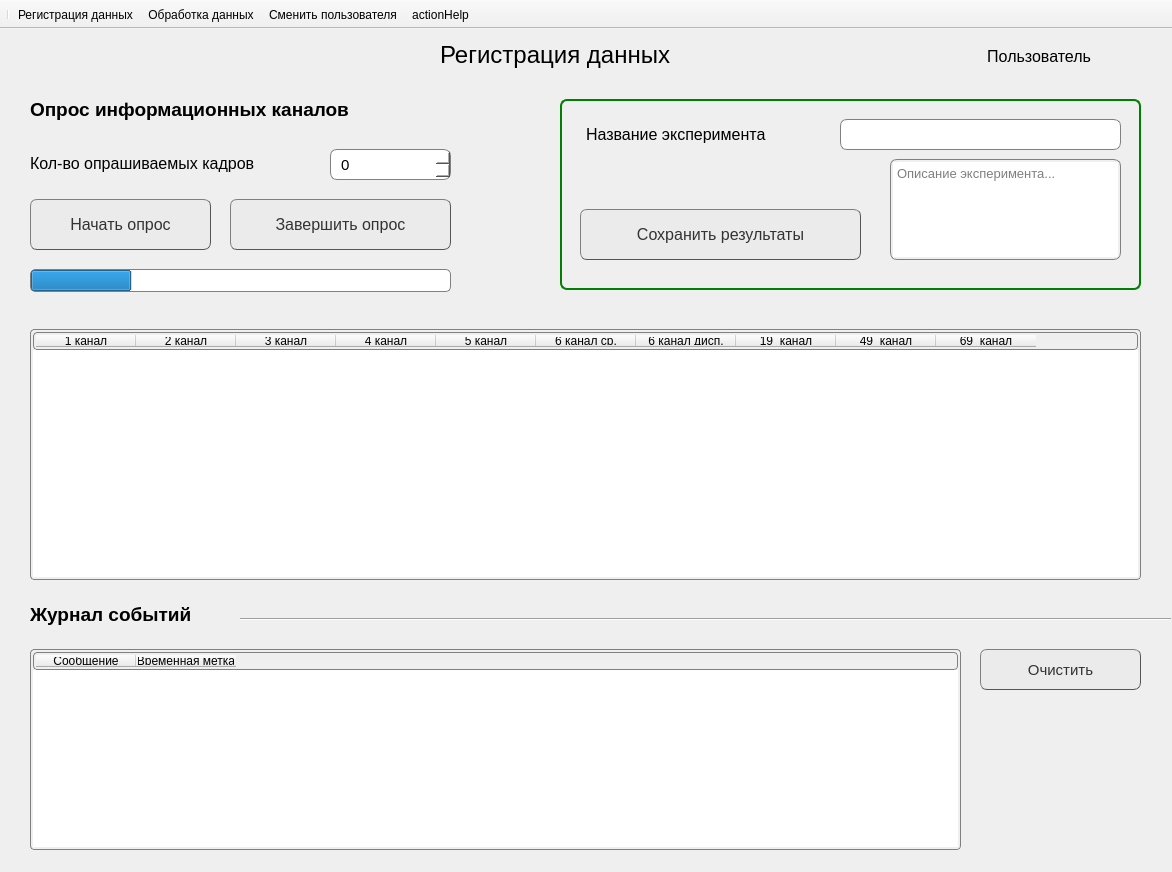
<?xml version="1.0" encoding="UTF-8"?>
<ui version="4.0">
 <class>MainWindow</class>
 <widget class="QMainWindow" name="MainWindow">
  <property name="geometry">
   <rect>
    <x>0</x>
    <y>0</y>
    <width>1172</width>
    <height>872</height>
   </rect>
  </property>
  <property name="sizePolicy">
   <sizepolicy hsizetype="Preferred" vsizetype="Preferred">
    <horstretch>0</horstretch>
    <verstretch>0</verstretch>
   </sizepolicy>
  </property>
  <property name="minimumSize">
   <size>
    <width>1172</width>
    <height>872</height>
   </size>
  </property>
  <property name="maximumSize">
   <size>
    <width>1172</width>
    <height>872</height>
   </size>
  </property>
  <property name="font">
   <font>
    <pointsize>9</pointsize>
   </font>
  </property>
  <property name="windowTitle">
   <string>MainWindow</string>
  </property>
  <property name="autoFillBackground">
   <bool>false</bool>
  </property>
  <property name="styleSheet">
   <string notr="true"/>
  </property>
  <property name="documentMode">
   <bool>false</bool>
  </property>
  <property name="dockNestingEnabled">
   <bool>false</bool>
  </property>
  <widget class="QWidget" name="centralwidget">
   <widget class="QLabel" name="labelName">
    <property name="geometry">
     <rect>
      <x>800</x>
      <y>12</y>
      <width>291</width>
      <height>31</height>
     </rect>
    </property>
    <property name="font">
     <font>
      <pointsize>12</pointsize>
     </font>
    </property>
    <property name="layoutDirection">
     <enum>Qt::LeftToRight</enum>
    </property>
    <property name="text">
     <string>Пользователь</string>
    </property>
    <property name="alignment">
     <set>Qt::AlignRight|Qt::AlignTrailing|Qt::AlignVCenter</set>
    </property>
    <property name="wordWrap">
     <bool>false</bool>
    </property>
   </widget>
   <widget class="QLabel" name="userIcon">
    <property name="geometry">
     <rect>
      <x>1100</x>
      <y>6</y>
      <width>51</width>
      <height>41</height>
     </rect>
    </property>
    <property name="text">
     <string/>
    </property>
    <property name="pixmap">
     <pixmap>../icons/userIcon.png</pixmap>
    </property>
   </widget>
   <widget class="QLabel" name="labelWindow">
    <property name="geometry">
     <rect>
      <x>440</x>
      <y>10</y>
      <width>291</width>
      <height>31</height>
     </rect>
    </property>
    <property name="font">
     <font>
      <pointsize>18</pointsize>
      <weight>50</weight>
      <bold>false</bold>
     </font>
    </property>
    <property name="text">
     <string>Регистрация данных</string>
    </property>
    <property name="textFormat">
     <enum>Qt::AutoText</enum>
    </property>
   </widget>
   <widget class="QLabel" name="label">
    <property name="geometry">
     <rect>
      <x>30</x>
      <y>565</y>
      <width>211</width>
      <height>41</height>
     </rect>
    </property>
    <property name="font">
     <font>
      <pointsize>14</pointsize>
      <weight>75</weight>
      <bold>true</bold>
     </font>
    </property>
    <property name="text">
     <string>Журнал событий</string>
    </property>
   </widget>
   <widget class="QTableWidget" name="tableLogs">
    <property name="geometry">
     <rect>
      <x>30</x>
      <y>620</y>
      <width>931</width>
      <height>201</height>
     </rect>
    </property>
    <property name="sizePolicy">
     <sizepolicy hsizetype="Fixed" vsizetype="Preferred">
      <horstretch>10</horstretch>
      <verstretch>0</verstretch>
     </sizepolicy>
    </property>
    <property name="styleSheet">
     <string notr="true">QFrame {
    border: 1px solid gray;
    border-radius: 4px;
    padding: 2px;
}</string>
    </property>
    <property name="editTriggers">
     <set>QAbstractItemView::NoEditTriggers</set>
    </property>
    <property name="tabKeyNavigation">
     <bool>true</bool>
    </property>
    <property name="showDropIndicator" stdset="0">
     <bool>true</bool>
    </property>
    <property name="alternatingRowColors">
     <bool>true</bool>
    </property>
    <property name="wordWrap">
     <bool>true</bool>
    </property>
    <property name="cornerButtonEnabled">
     <bool>true</bool>
    </property>
    <attribute name="horizontalHeaderVisible">
     <bool>true</bool>
    </attribute>
    <attribute name="horizontalHeaderCascadingSectionResizes">
     <bool>false</bool>
    </attribute>
    <attribute name="horizontalHeaderHighlightSections">
     <bool>true</bool>
    </attribute>
    <attribute name="verticalHeaderVisible">
     <bool>false</bool>
    </attribute>
    <attribute name="verticalHeaderShowSortIndicator" stdset="0">
     <bool>false</bool>
    </attribute>
    <column>
     <property name="text">
      <string>Сообщение</string>
     </property>
    </column>
    <column>
     <property name="text">
      <string>Временная метка</string>
     </property>
    </column>
   </widget>
   <widget class="QProgressBar" name="progressBar">
    <property name="geometry">
     <rect>
      <x>30</x>
      <y>240</y>
      <width>421</width>
      <height>23</height>
     </rect>
    </property>
    <property name="styleSheet">
     <string notr="true">QProgressBar {
    border: 1px solid grey;
    border-radius: 5px;
}</string>
    </property>
    <property name="value">
     <number>24</number>
    </property>
    <property name="textVisible">
     <bool>false</bool>
    </property>
    <property name="invertedAppearance">
     <bool>false</bool>
    </property>
   </widget>
   <widget class="QPushButton" name="pushButtonClearLogs">
    <property name="geometry">
     <rect>
      <x>980</x>
      <y>620</y>
      <width>161</width>
      <height>41</height>
     </rect>
    </property>
    <property name="font">
     <font>
      <pointsize>11</pointsize>
     </font>
    </property>
    <property name="styleSheet">
     <string notr="true">QPushButton {
    color: #333;
    border: 1px solid #555;
    border-radius: 7px;
    border-style: outset;
    background: rgb(235, 235, 235);
    padding: 5px;
    }
QPushButton:hover {
    background: qradialgradient(
        cx: 0.3, cy: -0.4, fx: 0.3, fy: -0.4,
        radius: 1.35, stop: 0 #fff, stop: 1 #ccc
        );
    }
QPushButton:pressed {
    border-style: inset;
    background: qradialgradient(
        cx: 0.4, cy: -0.1, fx: 0.4, fy: -0.1,
        radius: 1.35, stop: 0 #fff, stop: 1 #ddd
        );
    }</string>
    </property>
    <property name="text">
     <string>Очистить</string>
    </property>
    <property name="icon">
     <iconset>
      <normaloff>../icons/delete.png</normaloff>../icons/delete.png</iconset>
    </property>
    <property name="iconSize">
     <size>
      <width>32</width>
      <height>32</height>
     </size>
    </property>
   </widget>
   <widget class="QLabel" name="label_2">
    <property name="geometry">
     <rect>
      <x>30</x>
      <y>60</y>
      <width>411</width>
      <height>41</height>
     </rect>
    </property>
    <property name="font">
     <font>
      <pointsize>14</pointsize>
      <weight>75</weight>
      <bold>true</bold>
     </font>
    </property>
    <property name="text">
     <string>Опрос информационных каналов</string>
    </property>
   </widget>
   <widget class="QSpinBox" name="spinBox">
    <property name="geometry">
     <rect>
      <x>330</x>
      <y>120</y>
      <width>121</width>
      <height>31</height>
     </rect>
    </property>
    <property name="font">
     <font>
      <pointsize>11</pointsize>
     </font>
    </property>
    <property name="styleSheet">
     <string notr="true">QSpinBox {
    border: 1px solid gray;
    border-radius: 7px;
    padding: 0 8px;
    background: white;
}

QSpinBox:read-only {
    background: lightblue;
}</string>
    </property>
    <property name="buttonSymbols">
     <enum>QAbstractSpinBox::UpDownArrows</enum>
    </property>
    <property name="accelerated">
     <bool>false</bool>
    </property>
    <property name="maximum">
     <number>99999</number>
    </property>
   </widget>
   <widget class="QLabel" name="labelChanels">
    <property name="geometry">
     <rect>
      <x>30</x>
      <y>119</y>
      <width>281</width>
      <height>31</height>
     </rect>
    </property>
    <property name="font">
     <font>
      <pointsize>12</pointsize>
     </font>
    </property>
    <property name="layoutDirection">
     <enum>Qt::LeftToRight</enum>
    </property>
    <property name="text">
     <string>Кол-во опрашиваемых кадров</string>
    </property>
    <property name="alignment">
     <set>Qt::AlignLeading|Qt::AlignLeft|Qt::AlignVCenter</set>
    </property>
    <property name="wordWrap">
     <bool>false</bool>
    </property>
   </widget>
   <widget class="QPushButton" name="pushButtonStart">
    <property name="geometry">
     <rect>
      <x>30</x>
      <y>170</y>
      <width>181</width>
      <height>51</height>
     </rect>
    </property>
    <property name="font">
     <font>
      <pointsize>12</pointsize>
     </font>
    </property>
    <property name="styleSheet">
     <string notr="true">QPushButton {
    color: #333;
    border: 1px solid #555;
    border-radius: 7px;
    border-style: outset;
    background: rgb(235, 235, 235);
    padding: 5px;
    }
QPushButton:hover {
    background: qradialgradient(
        cx: 0.3, cy: -0.4, fx: 0.3, fy: -0.4,
        radius: 1.35, stop: 0 #fff, stop: 1 #ccc
        );
    }
QPushButton:pressed {
    border-style: inset;
    background: qradialgradient(
        cx: 0.4, cy: -0.1, fx: 0.4, fy: -0.1,
        radius: 1.35, stop: 0 #fff, stop: 1 #ddd
        );
    }</string>
    </property>
    <property name="text">
     <string>Начать опрос</string>
    </property>
    <property name="icon">
     <iconset>
      <normaloff>../icons/play.png</normaloff>../icons/play.png</iconset>
    </property>
    <property name="iconSize">
     <size>
      <width>30</width>
      <height>30</height>
     </size>
    </property>
   </widget>
   <widget class="QPushButton" name="pushButtonStop">
    <property name="geometry">
     <rect>
      <x>230</x>
      <y>170</y>
      <width>221</width>
      <height>51</height>
     </rect>
    </property>
    <property name="font">
     <font>
      <pointsize>12</pointsize>
     </font>
    </property>
    <property name="styleSheet">
     <string notr="true">QPushButton {
    color: #333;
    border: 1px solid #555;
    border-radius: 7px;
    border-style: outset;
    background: rgb(235, 235, 235);
    padding: 5px;
    }
QPushButton:hover {
    background: qradialgradient(
        cx: 0.3, cy: -0.4, fx: 0.3, fy: -0.4,
        radius: 1.35, stop: 0 #fff, stop: 1 #ccc
        );
    }
QPushButton:pressed {
    border-style: inset;
    background: qradialgradient(
        cx: 0.4, cy: -0.1, fx: 0.4, fy: -0.1,
        radius: 1.35, stop: 0 #fff, stop: 1 #ddd
        );
    }</string>
    </property>
    <property name="text">
     <string>Завершить опрос</string>
    </property>
    <property name="icon">
     <iconset>
      <normaloff>../icons/stop.png</normaloff>../icons/stop.png</iconset>
    </property>
    <property name="iconSize">
     <size>
      <width>30</width>
      <height>30</height>
     </size>
    </property>
   </widget>
   <widget class="QFrame" name="frame">
    <property name="geometry">
     <rect>
      <x>560</x>
      <y>70</y>
      <width>581</width>
      <height>191</height>
     </rect>
    </property>
    <property name="styleSheet">
     <string notr="true">QFrame{
    border: 2px solid green;
    border-radius: 7px;
    padding: 2px;
}</string>
    </property>
    <property name="frameShape">
     <enum>QFrame::StyledPanel</enum>
    </property>
    <property name="frameShadow">
     <enum>QFrame::Plain</enum>
    </property>
    <property name="midLineWidth">
     <number>0</number>
    </property>
    <widget class="QTextEdit" name="textEdit">
     <property name="geometry">
      <rect>
       <x>330</x>
       <y>60</y>
       <width>231</width>
       <height>101</height>
      </rect>
     </property>
     <property name="font">
      <font>
       <pointsize>10</pointsize>
      </font>
     </property>
     <property name="styleSheet">
      <string notr="true">border: 1px solid gray;
border-radius: 7px;</string>
     </property>
     <property name="placeholderText">
      <string>Описание эксперимента...</string>
     </property>
    </widget>
    <widget class="QPushButton" name="pushButtonSaveResults">
     <property name="geometry">
      <rect>
       <x>20</x>
       <y>110</y>
       <width>281</width>
       <height>51</height>
      </rect>
     </property>
     <property name="font">
      <font>
       <pointsize>12</pointsize>
      </font>
     </property>
     <property name="styleSheet">
      <string notr="true">QPushButton {
    color: #333;
    border: 1px solid #555;
    border-radius: 7px;
    border-style: outset;
    background: rgb(235, 235, 235);
    padding: 5px;
    }
QPushButton:hover {
    background: qradialgradient(
        cx: 0.3, cy: -0.4, fx: 0.3, fy: -0.4,
        radius: 1.35, stop: 0 #fff, stop: 1 #ccc
        );
    }
QPushButton:pressed {
    border-style: inset;
    background: qradialgradient(
        cx: 0.4, cy: -0.1, fx: 0.4, fy: -0.1,
        radius: 1.35, stop: 0 #fff, stop: 1 #ddd
        );
    }</string>
     </property>
     <property name="text">
      <string>Сохранить результаты</string>
     </property>
     <property name="icon">
      <iconset>
       <normaloff>../icons/save.png</normaloff>../icons/save.png</iconset>
     </property>
     <property name="iconSize">
      <size>
       <width>36</width>
       <height>36</height>
      </size>
     </property>
    </widget>
    <widget class="QLineEdit" name="lineEditNameOfExp">
     <property name="geometry">
      <rect>
       <x>280</x>
       <y>20</y>
       <width>281</width>
       <height>31</height>
      </rect>
     </property>
     <property name="font">
      <font>
       <pointsize>12</pointsize>
      </font>
     </property>
     <property name="styleSheet">
      <string notr="true">border: 1px solid gray;
border-radius: 7px;</string>
     </property>
    </widget>
    <widget class="QLabel" name="labelNameOfExperement">
     <property name="geometry">
      <rect>
       <x>20</x>
       <y>20</y>
       <width>251</width>
       <height>31</height>
      </rect>
     </property>
     <property name="font">
      <font>
       <pointsize>12</pointsize>
      </font>
     </property>
     <property name="styleSheet">
      <string notr="true">border: 0px solid #555;</string>
     </property>
     <property name="text">
      <string>Название эксперимента</string>
     </property>
    </widget>
   </widget>
   <widget class="QTableWidget" name="tableWidget">
    <property name="geometry">
     <rect>
      <x>30</x>
      <y>300</y>
      <width>1111</width>
      <height>251</height>
     </rect>
    </property>
    <property name="mouseTracking">
     <bool>false</bool>
    </property>
    <property name="tabletTracking">
     <bool>false</bool>
    </property>
    <property name="styleSheet">
     <string notr="true">QFrame {
    border: 1px solid gray;
    border-radius: 4px;
    padding: 2px;
}</string>
    </property>
    <property name="frameShape">
     <enum>QFrame::StyledPanel</enum>
    </property>
    <property name="dragEnabled">
     <bool>true</bool>
    </property>
    <property name="dragDropMode">
     <enum>QAbstractItemView::DragOnly</enum>
    </property>
    <property name="selectionMode">
     <enum>QAbstractItemView::ExtendedSelection</enum>
    </property>
    <attribute name="horizontalHeaderCascadingSectionResizes">
     <bool>false</bool>
    </attribute>
    <attribute name="horizontalHeaderShowSortIndicator" stdset="0">
     <bool>false</bool>
    </attribute>
    <attribute name="verticalHeaderVisible">
     <bool>true</bool>
    </attribute>
    <attribute name="verticalHeaderCascadingSectionResizes">
     <bool>true</bool>
    </attribute>
    <attribute name="verticalHeaderHighlightSections">
     <bool>true</bool>
    </attribute>
    <column>
     <property name="text">
      <string>1 канал</string>
     </property>
    </column>
    <column>
     <property name="text">
      <string>2 канал</string>
     </property>
    </column>
    <column>
     <property name="text">
      <string>3 канал</string>
     </property>
    </column>
    <column>
     <property name="text">
      <string>4 канал</string>
     </property>
    </column>
    <column>
     <property name="text">
      <string>5 канал</string>
     </property>
    </column>
    <column>
     <property name="text">
      <string>6 канал ср.</string>
     </property>
    </column>
    <column>
     <property name="text">
      <string>6 канал дисп.</string>
     </property>
    </column>
    <column>
     <property name="text">
      <string>19  канал</string>
     </property>
    </column>
    <column>
     <property name="text">
      <string>49  канал</string>
     </property>
    </column>
    <column>
     <property name="text">
      <string>69  канал</string>
     </property>
    </column>
   </widget>
   <widget class="Line" name="line_2">
    <property name="geometry">
     <rect>
      <x>240</x>
      <y>580</y>
      <width>931</width>
      <height>20</height>
     </rect>
    </property>
    <property name="orientation">
     <enum>Qt::Horizontal</enum>
    </property>
   </widget>
  </widget>
  <widget class="QToolBar" name="toolBar">
   <property name="windowTitle">
    <string>toolBar</string>
   </property>
   <property name="styleSheet">
    <string notr="true"/>
   </property>
   <property name="movable">
    <bool>false</bool>
   </property>
   <attribute name="toolBarArea">
    <enum>TopToolBarArea</enum>
   </attribute>
   <attribute name="toolBarBreak">
    <bool>false</bool>
   </attribute>
   <addaction name="separator"/>
   <addaction name="dataRegisterWindow"/>
   <addaction name="actionProcessingWindow"/>
   <addaction name="actionLogout"/>
   <addaction name="actionactionHelp"/>
  </widget>
  <action name="dataRegisterWindow">
   <property name="text">
    <string>Регистрация данных</string>
   </property>
   <property name="shortcut">
    <string>Ctrl+1</string>
   </property>
   <property name="iconVisibleInMenu">
    <bool>true</bool>
   </property>
   <property name="shortcutVisibleInContextMenu">
    <bool>true</bool>
   </property>
  </action>
  <action name="actionProcessingWindow">
   <property name="text">
    <string>Обработка данных</string>
   </property>
   <property name="shortcut">
    <string>Ctrl+2</string>
   </property>
  </action>
  <action name="actionLogout">
   <property name="text">
    <string>Сменить пользователя</string>
   </property>
  </action>
  <action name="actionactionHelp">
   <property name="checkable">
    <bool>false</bool>
   </property>
   <property name="icon">
    <iconset>
     <normaloff>../icons/help.png</normaloff>../icons/help.png</iconset>
   </property>
   <property name="text">
    <string>actionHelp</string>
   </property>
   <property name="statusTip">
    <string notr="true"/>
   </property>
   <property name="shortcut">
    <string>F1</string>
   </property>
   <property name="menuRole">
    <enum>QAction::TextHeuristicRole</enum>
   </property>
   <property name="iconVisibleInMenu">
    <bool>true</bool>
   </property>
   <property name="shortcutVisibleInContextMenu">
    <bool>true</bool>
   </property>
  </action>
 </widget>
 <resources/>
 <connections/>
</ui>
